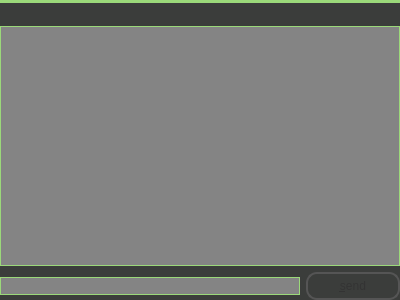
<?xml version="1.0" encoding="UTF-8"?>
<ui version="4.0">
 <class>ConversationSet</class>
 <widget class="QWidget" name="ConversationSet">
  <property name="geometry">
   <rect>
    <x>0</x>
    <y>0</y>
    <width>400</width>
    <height>300</height>
   </rect>
  </property>
  <property name="windowTitle">
   <string>Form</string>
  </property>
  <property name="styleSheet">
   <string notr="true">#ConversationSet {
	background: qlineargradient(spread:pad, x1:0, y1:0, x2:0, y2:1, stop:0.00934579 rgba(155, 217, 122, 255), stop:0.0116822 rgba(59, 61, 59, 255), stop:0.995455 rgba(59, 61, 59, 255));
}

#ConversationSet QPushButton {
color: #333;
border: 2px solid #555;
border-radius: 11px;
padding: 5px;
background: qradialgradient(cx: 0.3, cy: -0.4,
fx: 0.3, fy: -0.4,
radius: 1.35, stop: 0 #fff, stop: 1 #888);
min-width: 80px;
}
#ConversationSet QPushButton:hover {
background: qradialgradient(cx: 0.3, cy: -0.4,
fx: 0.3, fy: -0.4,
radius: 1.35, stop: 0 #fff, stop: 1 #bbb);
}
#ConversationSet QPushButton:pressed {
background: qradialgradient(cx: 0.4, cy: -0.1,
fx: 0.4, fy: -0.1,
radius: 1.35, stop: 0 #fff, stop: 1 #ddd);
}
#ConversationSet QTextEdit {
	background: 	rgb(132, 132, 132);
	color: #FFFFFF;
	border: 1px solid #9BD97a;
}
#ConversationSet QLineEdit {
	background: 	rgb(132, 132, 132);
	color: #FFFFFF;
	border: 1px solid #9BD97a;
}
</string>
  </property>
  <layout class="QGridLayout" name="gridLayout">
   <property name="leftMargin">
    <number>0</number>
   </property>
   <property name="topMargin">
    <number>6</number>
   </property>
   <property name="rightMargin">
    <number>0</number>
   </property>
   <property name="bottomMargin">
    <number>0</number>
   </property>
   <item row="2" column="0">
    <widget class="QLineEdit" name="input"/>
   </item>
   <item row="2" column="1">
    <widget class="QPushButton" name="send">
     <property name="styleSheet">
      <string notr="true"/>
     </property>
     <property name="text">
      <string>&amp;send</string>
     </property>
    </widget>
   </item>
   <item row="0" column="0" colspan="2">
    <widget class="QLabel" name="label">
     <property name="text">
      <string/>
     </property>
    </widget>
   </item>
   <item row="1" column="0" colspan="2">
    <widget class="QTextEdit" name="display">
     <property name="styleSheet">
      <string notr="true"/>
     </property>
     <property name="undoRedoEnabled">
      <bool>false</bool>
     </property>
     <property name="readOnly">
      <bool>true</bool>
     </property>
    </widget>
   </item>
  </layout>
 </widget>
 <resources/>
 <connections/>
</ui>
